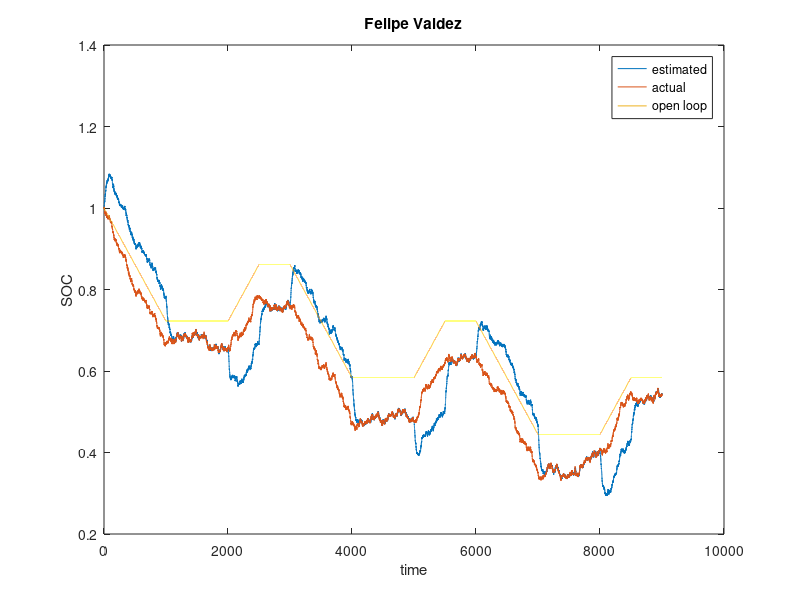

MATLAB code for this plot: (Note: this script raises an error after producing the figure.)
%% KF Battery Model - Felipe Valdez
clear; clc; close all; tic

%%%%%%%%%%%%%%% Current Input Data %%%%%%%%%%%%%%%%%%%%%%%%%%%%%%%
load IV_data_linear

%Battery parameters
C_bat =5*3600; 
Rs = 0.01; %Ohms
R1 = 0.015; %Ohms
R2 = 0.015; %Ohms   %decreasing this voltage gives a better estimation...
C1 = 2400; %F  %decreasing C below 2000 provides shitty estimation since the Capacitor deals with nonliniearities 
C2 = 2400; %F
alpha = 0.65; %V
Vocv0 = 3.435; %V

%%%%%%%%%%%%%%% Initialization %%%%%%%%%%%%%%%%%%%%%%%%
Vc1 = zeros(1,length(t));       %prelocate array
SOC = zeros(1,length(t));     
P = zeros(1,length(t));
SOC_ol = zeros(1,length(t));   
fx = zeros(1,length(t));       

Vc1(1) = 0;
Vc2(1) = 0;
SOC(1) = 1;
OCV(1) = Vocv0 + alpha*SOC(1); 
V(1) = OCV(1); %at t=0, V(t)=OVC(t) since there is no V drop
mu = 0;                        %zero mean
Q = 2.5e-7;                    %system noise covariance
R = 10^-4;                     %measurement(voltage) noise covariance
SOC_ol(1) = SOC(1);
dt = 0.1;                      %sampling period

%%%%%%%%%%%%%%%%%%%%%%%%% Kalman Filter %%%%%%%%%%%%%%%%%%%%%%%%%%%%%%%%%%
for k = 2:length(t)
% w = normrnd(mu,Q);
% v = normrnd(mu,R);

%State space 
A = 1;  B = -dt/C_bat;  C = alpha;  D = -Rs;

%Open Loop
SOC_ol(k) = A*SOC_ol(k-1)+B*I(k);

Vc1(k) = (1-(dt/(R1*C1)))*Vc1(k-1) + (dt/C1)*I(k-1);
Vc2(k) = (1-(dt/(R2*C2)))*Vc2(k-1) + (dt/C2)*I(k-1);

%%%%%%%%%%%%%%%%%%%%% MODEL PREDICTION %%%%%%%%%%%%%%%%%%%%%%%%%%%%%%%%%%%%  
SOC_prev = A*SOC(k-1) + B*I(k-1); %Step 1a: State estimate time update
P_prev = A*P(k-1)*A'+ Q;  %Step 1b: Error covariance time update 
V_est = alpha*SOC_prev - Vc1(k) - Vc2(k) - Rs*I(k) + Vocv0; %Step 1c: Estimate system output 

%%%%%%%%%%%%%%%%%%%%% MEASUREMENT UPDATE %%%%%%%%%%%%%%%%%%%%%%%%%%%%%%%%%%
L = P_prev*C'*inv(C*P_prev*C'+R); %Step 2a: Compute Kalman gain 
SOC(k) = SOC_prev + L*(V(k) - V_est); %Step 2b: State estimate measurement update 
P(k) = P_prev - L*C*P_prev; %Step 2c: Error covariance measurement update 

end

figure; plot(t,SOC,t,SOC_act,t,SOC_ol), legend('estimated', 'actual', 'open loop')
xlabel('time'), ylabel('SOC'), title('Felipe Valdez')

%---------------------------------Part c-----------------------------------
syms P_inf

%Algebraic Riccatti equation
R_eqn = A*P_inf*A.' + Q - A*P_inf*C.'*(C*P_inf*C.'+R)^-1*C*P_inf*A.'-P_inf;
sol = solve(R_eqn==0,P_inf); %solve Riccatti eqn
P_inf = eval(sol(2)); %evaluate Riccatti eqn and get solution 2

P_inf_prev = A*P_inf*A.' + Q - A*P_inf*C.'*(C*P_inf*C.'+R)^-1*C*P_inf*A.';

%compare P_inf Riccatti with KF 
Pk_inf = P_inf_prev - P_inf_prev*C.'*(C*P_inf_prev*C.'+R)^-1*C*P_inf_prev
Pk_inf_KF = P(end)

%--------------------------------Part d------------------------------------
e = SOC_act - SOC';
sigma = sqrt(P(end));

interval = linspace(-0.02,0.02,3500);
[f,x] = hist(e,interval); %use hist function and get unnormalized values
fx_pdf = pdf('norm',x,0,sigma); 

figure; plot(x,f,x,fx_pdf,'r');
xlabel('error'), ylabel('probability density')
legend('SOC estimation error','N(0,P)'), title('Felipe Valdez')
figure, plot(t,e), xlabel('time(s)'), ylabel('error'), title('Felipe Valdez')

%% EKF Battery Model 
clear; 

%%%%%%%%%%%%%%% Current Input Data %%%%%%%%%%%%%%%%%%%%%%%%%%%%%%%
load IV_data_nonlinear
load OCV_table
load OCV_slope_table

%Pre-locating arrays
Vc = zeros(1,length(t));    
SOC = zeros(1,length(t));      
P = zeros(1,length(t));
SOC_ol = zeros(1,length(t)); 

%Battery parameters
C_bat =5*3600; 
Rs = 0.01; %Ohms
R1 = 0.015; %Ohms
R2 = 0.015; %Ohms   %decreasing this voltage gives a better estimation...
C1 = 2000; %F
C2 = 2400; %F
alpha = 0.65; %V
Vocv0 = 3.435; %V  

%%%%%%%%%%%%%%%%%% Initialization %%%%%%%%%%%%%%%%%%%%%%%%%%%%%%%%
Vc(1) = 0;
Vc2(1) = 0;
SOC(1) = 1;
OCV1(1) = Vocv0 + alpha*SOC(1); 
V(1) = OCV1(1); %at t=0, V(t)=OVC(t) since there is no V drop
mu = 0;                        %zero mean
Q = 2.5e-7;                    %system noise covariance
R = 10^-4;                     %measurement(voltage) noise covariance
SOC_ol(1) = SOC(1);
dt = 0.1;  % sampling period

%%%%%%%%%%%%%%%%%%%%% Extended Kalman Filter %%%%%%%%%%%%%%%%%%%%%%%%%%%%%%
for k = 2:length(t)
% w = normrnd(mu,Q);
% v = normrnd(mu,R);

%Set State space matrices
Ak = 1;  Bk = -dt/C_bat; Dk = -Rs; Ek = 1; Fk = 1;
Vc(k) = (1-(dt/(R1*C1)))*Vc(k-1) + (dt/C1)*I(k-1);
Vc2(k) = (1-(dt/(R2*C2)))*Vc2(k-1) + (dt/C2)*I(k-1);

%Open Loop
SOC_ol(k) = Ak*SOC_ol(k-1)+Bk*I(k);

%%%%%%%%%%%%%%%%%%%%% MODEL PREDICTION %%%%%%%%%%%%%%%%%%%%%%%%%%%%%%%%%%%% 
SOC_prev = Ak*SOC(k-1) + Bk*I(k-1);  %Step 1a: State estimate time update 
P_prev = Ak*P(k-1)*Ak'+ Ek*Q*Ek';    %Step 1b: Error covariance time update 

OCV1(k) = interp1(soc_intpts_OCV, OCV_intpts, SOC_prev); %interpolate OCV

V_est = OCV1(k) - Vc(k) - Vc2(k)- Rs*I(k); %Step 1c: Estimate system output 

%%%%%%%%%%%%%%%%%%%%% MEASUREMENT UPDATE %%%%%%%%%%%%%%%%%%%%%%%%%%%%%%%%%%
Ck = interp1(soc_intpts_OCV_slope, OCV_slope_intpts, SOC_prev); %interpolate OCV slope
L = P_prev*Ck'*inv(Ck*P_prev*Ck' + Fk*R*Fk'); %Step 2a: Compute Kalman gain 
SOC(k) = SOC_prev + L*(V(k) - V_est); %Step 2b: State estimate measurement update 
P(k) = P_prev - L*Ck*P_prev; %Step 2c: Error covariance measurement update 

end

%Plots
figure; plot(t,SOC,t,SOC_act,t,SOC_ol), legend('estimated', 'actual', 'open loop')
xlabel('time'), ylabel('SOC'), title('Felipe Valdez')

%------------------------------Part c--------------------------------------

e = SOC_act - SOC';   %SOC error
sigma = sqrt(P(end));

interval = linspace(-0.02,0.02,3500);
[f,x] = hist(e,interval); %use hist function and get unnormalized values
fx_pdf = pdf('norm',x,0,sigma); %get normal dist. pdf

figure; plot(x,f,x,fx_pdf,'r');
xlabel('error'), ylabel('probability density')
legend('SOC estimation error','N(0,P)'), title('Felipe Valdez')
figure, plot(t,e), xlabel('time(s)'), ylabel('error'), title('Felipe Valdez')

